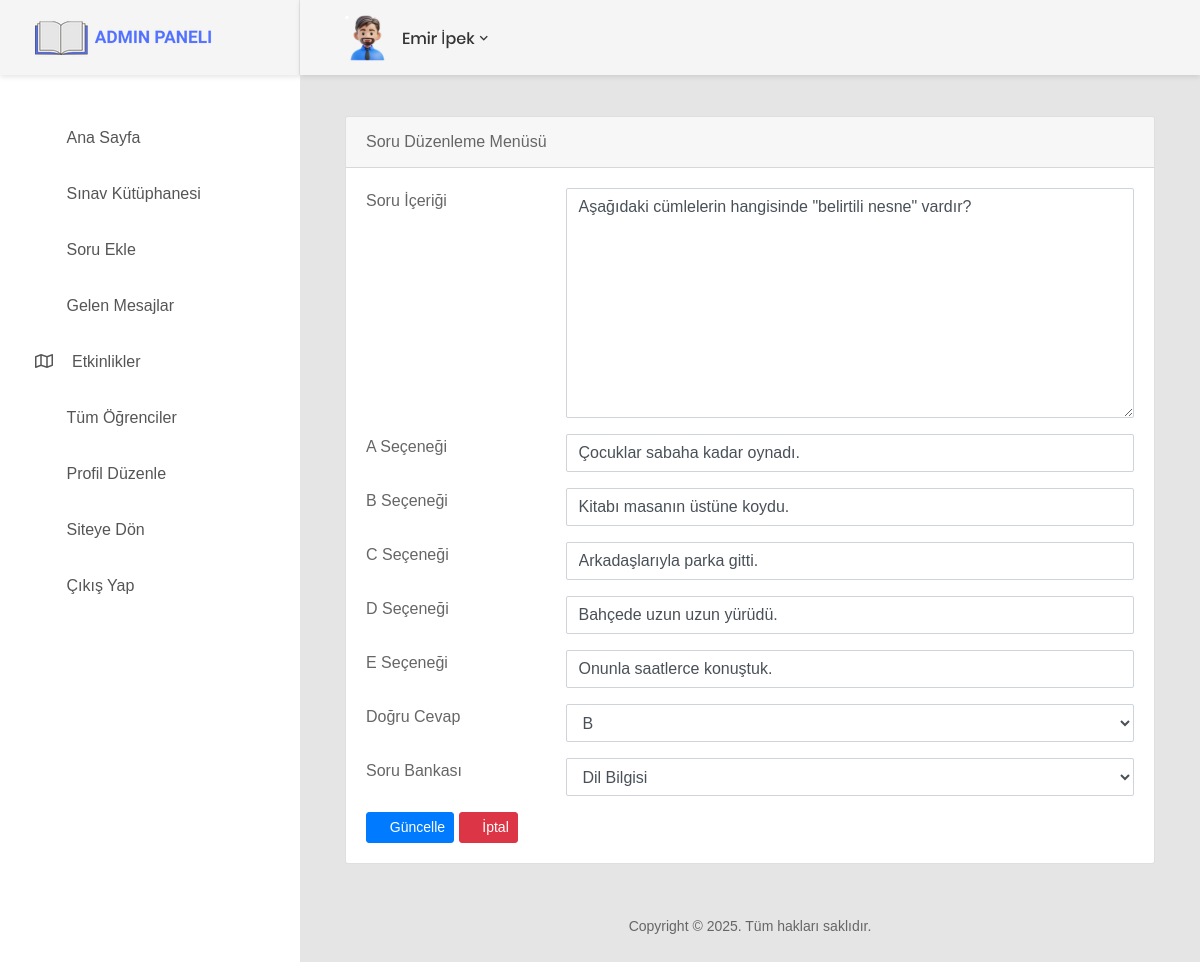
/AdminPanel/editquestion.php?Id=16 (signed in), run on the app's committed database.
### tables this page shows
CREATE TABLE `tests` (
  `Id` int NOT NULL,
  `book_id` int NOT NULL,
  `Title` varchar(1000) NOT NULL,
  `A` varchar(255) NOT NULL,
  `B` varchar(255) NOT NULL,
  `C` varchar(255) NOT NULL,
  `D` varchar(255) NOT NULL,
  `E` varchar(255) NOT NULL,
  `Correct` varchar(1) NOT NULL
);

### AdminPanel/editquestion.php (the view, shortened to what this page needs)
<?php
include_once 'head.php'
?>
<?php if (isset($_SESSION['Id']) && isset($_SESSION['Mail']) && isset($_SESSION['Admin']) && isset($_GET['Id'])) { ?>
<body>
<div class="page-wrapper">
    <?php
    include_once 'sidebar.php';
    ?>
    <div class="page-container">
        <header class="header-desktop">
            <div class="section__content section__content--p30">
                <div class="container-fluid">
                    <?php
                    include_once 'header.php';
                    ?>
                </div>
            </div>
        </header>
        <div class="main-content">
            <div class="section__content section__content--p30">
                <div class="container-fluid">
                    <div class="col-lg-14">
                        <div class="card">
                            <div class="card-header">Soru Düzenleme Menüsü</div>
                            <div class="card-body card-block">
                                <?php
                                    $id = $_GET['Id'];
                                    $selectedQuery = $conn->prepare("SELECT * FROM tests WHERE Id = ?");
                                    $selectedQuery->execute([$id]);
                                    $selectedRow = $selectedQuery->fetch(PDO::FETCH_ASSOC);
                                    if ($selectedRow !== null) {
                                ?>
                                <form action="postquestion.php?Id=<?php echo $selectedRow['Id'] ?>" method="post" enctype="multipart/form-data" class="form-horizontal">
                                    <div class="row form-group">
                                        <div class="col col-md-3">
                                            <label for="textarea-input" class=" form-control-label">Soru İçeriği</label>
                                        </div>
                                        <div class="col-12 col-md-9">
                                            <textarea name="title" id="textarea-input" rows="9" class="form-control"><?php echo $selectedRow['Title'] ?></textarea>
                                        </div>
                                    </div>
                                    <div class="row form-group">
                                        <div class="col col-md-3">
                                            <label for="text-input" class=" form-control-label">A Seçeneği</label>
                                        </div>
                                        <div class="col-12 col-md-9">
                                            <input type="text" id="text-input" name="A" value="<?php echo $selectedRow['A'] ?>" class="form-control">
                                        </div>
                                    </div>
                                    <div class="row form-group">
                                        <div class="col col-md-3">
                                            <label for="text-input" class=" form-control-label">B Seçeneği</label>
                                        </div>
                                        <div class="col-12 col-md-9">
                                            <input type="text" id="text-input" name="B" value="<?php echo $selectedRow['B'] ?>" class="form-control">
                                        </div>
                                    </div>
                                    <div class="row form-group">
                                        <div class="col col-md-3">
                                            <label for="text-input" class=" form-control-label">C Seçeneği</label>
                                        </div>
                                        <div class="col-12 col-md-9">
                                            <input type="text" id="text-input" name="C" value="<?php echo $selectedRow['C'] ?>" class="form-control">
                                        </div>
                                    </div>
                                    <div class="row form-group">
                                        <div class="col col-md-3">
                                            <label for="text-input" class=" form-control-label">D Seçeneği</label>
                                        </div>
                                        <div class="col-12 col-md-9">
                                            <input type="text" id="text-input" name="D" value="<?php echo $selectedRow['D'] ?>" class="form-control">
                                        </div>
                                    </div>
                                    <div class="row form-group">
                                        <div class="col col-md-3">
                                            <label for="text-input" class=" form-control-label">E Seçeneği</label>
                                        </div>
                                        <div class="col-12 col-md-9">
                                            <input type="text" id="text-input" name="E" value="<?php echo $selectedRow['E'] ?>" class="form-control">
                                        </div>
                                    </div>
                                    <div class="row form-group">
                                        <div class="col col-md-3">
                                            <label for="select" class=" form-control-label">Doğru Cevap</label>
                                        </div>
                                        <div class="col-12 col-md-9">
                                            <select name="correct" id="select" class="form-control">
                                                <?php
                                                $correct = $selectedRow['Correct'];
                                                $options = ['A', 'B', 'C', 'D', 'E'];
                                                foreach ($options as $option) {
                                                    $selected = ($correct == $option) ? 'selected' : '';
                                                    echo "<option value=\"$option\" $selected>$option</option>";
                                                }
                                                ?>
                                            </select>
                                        </div>
                                    </div>
                                    <div class="row form-group">
                                        <div class="col col-md-3">
                                            <label for="select" class=" form-control-label">Soru Bankası</label>
                                        </div>
                                        <div class="col-12 col-md-9">
                                            <select name="bank" id="select" class="form-control">
                                                <?php
                                                $selectedId = $selectedRow['Id'];
                                                $selectedTitle = $selectedRow['Title'];
                                                $query = $conn->query("SELECT Id, Title FROM books");
                                                while ($row = $query->fetch(PDO::FETCH_ASSOC)) {
                                                    $id = $row['Id'];
                                                    $title = $row['Title'];
                                                    $selected = ($selectedId == $id && $selectedTitle == $title) ? 'selected' : '';
                                                    echo "<option value=\"$id\" $selected>$title</option>";
                                                }
                                                ?>
                                            </select>
                                        </div>
                                    </div>
                                    <button type="submit" class="btn btn-primary btn-sm">
                                        <i class="fa fa-save"></i> Güncelle
                                    </button>
                                    <a href="questionbank.php" class="btn btn-danger btn-sm">
                                        <i class="fa fa-ban"></i> İptal
                                    </a>
                                </form>
                                <?php } ?>
                            </div>
                        </div>
                        <?php
                        include_once 'footer.php';
                        ?>
                    </div>
                </div>
            </div>
        </div>
    </div>
    <?php
    include_once 'script.php';
    }
    else {
        header("Location: login.php?error=" . urlencode("Lütfen bu sayfayı görüntülemek için önce oturum açın."));
    }
    ?>

### data on the page
tests: title "Aşağıdaki cümlelerin hangisinde \"belirtili nesne\" vardır?", A "Çocuklar sabaha kadar oynadı.", B "Kitabı masanın üstüne koydu.", C "Arkadaşlarıyla parka gitti.", D "Bahçede uzun uzun yürüdü.", E "Onunla saatlerce konuştuk."

### other printed values
$_SESSION['Name'] "Emir İpek"
form field correct "B"
form field bank "Dil Bilgisi"
